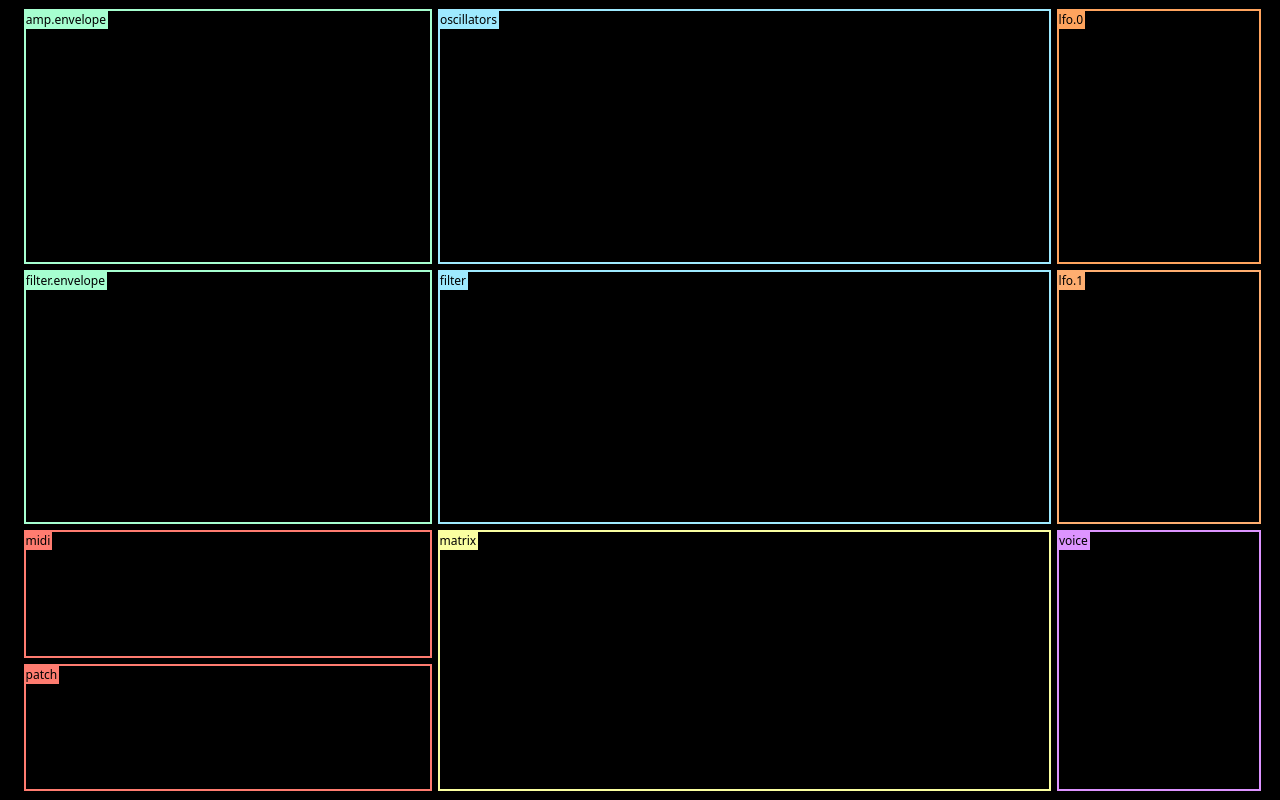
<?xml version="1.0" encoding="UTF-8"?>
<ui version="4.0">
 <class>MainWindow</class>
 <widget class="QMainWindow" name="MainWindow">
  <property name="geometry">
   <rect>
    <x>0</x>
    <y>0</y>
    <width>1280</width>
    <height>800</height>
   </rect>
  </property>
  <property name="sizePolicy">
   <sizepolicy hsizetype="Fixed" vsizetype="Fixed">
    <horstretch>0</horstretch>
    <verstretch>0</verstretch>
   </sizepolicy>
  </property>
  <property name="font">
   <font>
    <family>DIN</family>
   </font>
  </property>
  <property name="windowTitle">
   <string>MainWindow</string>
  </property>
  <property name="autoFillBackground">
   <bool>false</bool>
  </property>
  <property name="styleSheet">
   <string notr="true">background-color: rgb(0, 0, 0);</string>
  </property>
  <widget class="QWidget" name="centralwidget">
   <property name="palette">
    <palette>
     <active>
      <colorrole role="Button">
       <brush brushstyle="SolidPattern">
        <color alpha="255">
         <red>0</red>
         <green>0</green>
         <blue>0</blue>
        </color>
       </brush>
      </colorrole>
      <colorrole role="Base">
       <brush brushstyle="SolidPattern">
        <color alpha="255">
         <red>0</red>
         <green>0</green>
         <blue>0</blue>
        </color>
       </brush>
      </colorrole>
      <colorrole role="Window">
       <brush brushstyle="SolidPattern">
        <color alpha="255">
         <red>0</red>
         <green>0</green>
         <blue>0</blue>
        </color>
       </brush>
      </colorrole>
     </active>
     <inactive>
      <colorrole role="Button">
       <brush brushstyle="SolidPattern">
        <color alpha="255">
         <red>0</red>
         <green>0</green>
         <blue>0</blue>
        </color>
       </brush>
      </colorrole>
      <colorrole role="Base">
       <brush brushstyle="SolidPattern">
        <color alpha="255">
         <red>0</red>
         <green>0</green>
         <blue>0</blue>
        </color>
       </brush>
      </colorrole>
      <colorrole role="Window">
       <brush brushstyle="SolidPattern">
        <color alpha="255">
         <red>0</red>
         <green>0</green>
         <blue>0</blue>
        </color>
       </brush>
      </colorrole>
     </inactive>
     <disabled>
      <colorrole role="Button">
       <brush brushstyle="SolidPattern">
        <color alpha="255">
         <red>0</red>
         <green>0</green>
         <blue>0</blue>
        </color>
       </brush>
      </colorrole>
      <colorrole role="Base">
       <brush brushstyle="SolidPattern">
        <color alpha="255">
         <red>0</red>
         <green>0</green>
         <blue>0</blue>
        </color>
       </brush>
      </colorrole>
      <colorrole role="Window">
       <brush brushstyle="SolidPattern">
        <color alpha="255">
         <red>0</red>
         <green>0</green>
         <blue>0</blue>
        </color>
       </brush>
      </colorrole>
     </disabled>
    </palette>
   </property>
   <property name="autoFillBackground">
    <bool>false</bool>
   </property>
   <layout class="QGridLayout" name="gridLayout">
    <item row="1" column="3">
     <widget class="QGroupBox" name="groupBox_lfo1">
      <property name="sizePolicy">
       <sizepolicy hsizetype="Preferred" vsizetype="Preferred">
        <horstretch>1</horstretch>
        <verstretch>0</verstretch>
       </sizepolicy>
      </property>
      <property name="font">
       <font>
        <family>DIN</family>
       </font>
      </property>
      <property name="styleSheet">
       <string notr="true">QGroupBox {
    border: 2px solid rgb(255, 174, 112);
    border-radius: 0px;
	margin-top: 2.5ex;
}

QGroupBox::title {
    /*subcontrol-position: top left; /* position at the top center */
	color: black;
	background-color: rgb(255, 174, 112);
}</string>
      </property>
      <property name="title">
       <string>lfo.1</string>
      </property>
     </widget>
    </item>
    <item row="2" column="2" rowspan="2">
     <widget class="QGroupBox" name="groupBox_matrix">
      <property name="sizePolicy">
       <sizepolicy hsizetype="Preferred" vsizetype="Preferred">
        <horstretch>1</horstretch>
        <verstretch>1</verstretch>
       </sizepolicy>
      </property>
      <property name="font">
       <font>
        <family>DIN</family>
       </font>
      </property>
      <property name="styleSheet">
       <string notr="true">QGroupBox {
    border: 2px solid rgb(250, 255, 161);
    border-radius: 0px;
	margin-top: 2.5ex;
}

QGroupBox::title {
    /*subcontrol-position: top left; /* position at the top center */
	color: black;
	background-color: rgb(250, 255, 161);
}</string>
      </property>
      <property name="title">
       <string>matrix</string>
      </property>
     </widget>
    </item>
    <item row="1" column="1">
     <widget class="QGroupBox" name="groupBox_filtenv">
      <property name="sizePolicy">
       <sizepolicy hsizetype="Preferred" vsizetype="Preferred">
        <horstretch>2</horstretch>
        <verstretch>0</verstretch>
       </sizepolicy>
      </property>
      <property name="font">
       <font>
        <family>DIN</family>
       </font>
      </property>
      <property name="styleSheet">
       <string notr="true">QGroupBox {
    border: 2px solid rgb(166, 255, 208);
    border-radius: 0px;
	margin-top: 2.5ex;
}

QGroupBox::title {
    /*subcontrol-position: top left; /* position at the top center */
	color: black;
	background-color: rgb(166, 255, 208);
}</string>
      </property>
      <property name="title">
       <string>filter.envelope</string>
      </property>
     </widget>
    </item>
    <item row="0" column="4">
     <spacer name="horizontalSpacer_2">
      <property name="orientation">
       <enum>Qt::Horizontal</enum>
      </property>
      <property name="sizeType">
       <enum>QSizePolicy::Fixed</enum>
      </property>
      <property name="sizeHint" stdset="0">
       <size>
        <width>10</width>
        <height>20</height>
       </size>
      </property>
     </spacer>
    </item>
    <item row="0" column="0">
     <spacer name="horizontalSpacer">
      <property name="orientation">
       <enum>Qt::Horizontal</enum>
      </property>
      <property name="sizeType">
       <enum>QSizePolicy::Fixed</enum>
      </property>
      <property name="sizeHint" stdset="0">
       <size>
        <width>15</width>
        <height>20</height>
       </size>
      </property>
     </spacer>
    </item>
    <item row="0" column="1">
     <widget class="QGroupBox" name="groupBox_ampenv">
      <property name="sizePolicy">
       <sizepolicy hsizetype="Preferred" vsizetype="Preferred">
        <horstretch>1</horstretch>
        <verstretch>0</verstretch>
       </sizepolicy>
      </property>
      <property name="font">
       <font>
        <family>DIN</family>
       </font>
      </property>
      <property name="styleSheet">
       <string notr="true">QGroupBox {
    border: 2px solid rgb(166, 255, 208);
    border-radius: 0px;
	margin-top: 2.5ex;
}

QGroupBox::title {
    /*subcontrol-position: top left; /* position at the top center */
	color: black;
	background-color: rgb(166, 255, 208);
}</string>
      </property>
      <property name="title">
       <string>amp.envelope</string>
      </property>
      <property name="alignment">
       <set>Qt::AlignLeading|Qt::AlignLeft|Qt::AlignTop</set>
      </property>
      <property name="flat">
       <bool>false</bool>
      </property>
     </widget>
    </item>
    <item row="2" column="1">
     <widget class="QGroupBox" name="groupBox_midi">
      <property name="sizePolicy">
       <sizepolicy hsizetype="Preferred" vsizetype="Preferred">
        <horstretch>1</horstretch>
        <verstretch>0</verstretch>
       </sizepolicy>
      </property>
      <property name="font">
       <font>
        <family>DIN</family>
       </font>
      </property>
      <property name="styleSheet">
       <string notr="true">QGroupBox {
    border: 2px solid rgb(255, 124, 112);
    border-radius: 0px;
	margin-top: 2.5ex;
}

QGroupBox::title {
    /*subcontrol-position: top left; /* position at the top center */
	color: black;
	background-color: rgb(255, 124, 112)
;
}</string>
      </property>
      <property name="title">
       <string>midi</string>
      </property>
     </widget>
    </item>
    <item row="1" column="2">
     <widget class="QGroupBox" name="groupBox_filter">
      <property name="sizePolicy">
       <sizepolicy hsizetype="Preferred" vsizetype="Preferred">
        <horstretch>3</horstretch>
        <verstretch>2</verstretch>
       </sizepolicy>
      </property>
      <property name="font">
       <font>
        <family>DIN</family>
       </font>
      </property>
      <property name="styleSheet">
       <string notr="true">QGroupBox {
    border: 2px solid rgb(158, 234, 255);
    border-radius: 0px;
	margin-top: 2.5ex;
}

QGroupBox::title {
    /*subcontrol-position: top left; /* position at the top center */
	color: black;
	background-color: rgb(158, 234, 255);
}</string>
      </property>
      <property name="title">
       <string>filter</string>
      </property>
     </widget>
    </item>
    <item row="2" column="3" rowspan="2">
     <widget class="QGroupBox" name="groupBox_voice">
      <property name="sizePolicy">
       <sizepolicy hsizetype="Preferred" vsizetype="Preferred">
        <horstretch>1</horstretch>
        <verstretch>0</verstretch>
       </sizepolicy>
      </property>
      <property name="font">
       <font>
        <family>DIN</family>
       </font>
      </property>
      <property name="styleSheet">
       <string notr="true">QGroupBox {
    border: 2px solid rgb(221, 148, 255);
    border-radius: 0px;
	margin-top: 2.5ex;
}

QGroupBox::title {
    /*subcontrol-position: top left; /* position at the top center */
	color: black;
	background-color: rgb(221, 148, 255);
}</string>
      </property>
      <property name="title">
       <string>voice</string>
      </property>
     </widget>
    </item>
    <item row="0" column="2">
     <widget class="QGroupBox" name="groupBox_oscillators">
      <property name="sizePolicy">
       <sizepolicy hsizetype="Preferred" vsizetype="Preferred">
        <horstretch>1</horstretch>
        <verstretch>2</verstretch>
       </sizepolicy>
      </property>
      <property name="font">
       <font>
        <family>DIN</family>
       </font>
      </property>
      <property name="styleSheet">
       <string notr="true">QGroupBox {
    border: 2px solid rgb(158, 234, 255);
    border-radius: 0px;
	margin-top: 2.5ex;
}

QGroupBox::title {
    /*subcontrol-position: top left; /* position at the top center */
	color: black;
	background-color: rgb(158, 234, 255);
}</string>
      </property>
      <property name="title">
       <string>oscillators</string>
      </property>
     </widget>
    </item>
    <item row="0" column="3">
     <widget class="QGroupBox" name="groupBox_lfo0">
      <property name="sizePolicy">
       <sizepolicy hsizetype="Preferred" vsizetype="Preferred">
        <horstretch>1</horstretch>
        <verstretch>0</verstretch>
       </sizepolicy>
      </property>
      <property name="font">
       <font>
        <family>DIN</family>
       </font>
      </property>
      <property name="styleSheet">
       <string notr="true">QGroupBox {
    border: 2px solid rgb(255,164,94);
    border-radius: 0px;
	margin-top: 2.5ex;
}

QGroupBox::title {
    /*subcontrol-position: top left; /* position at the top center */
	color: black;
	background-color: rgb(255,164,94);
}</string>
      </property>
      <property name="title">
       <string>lfo.0</string>
      </property>
     </widget>
    </item>
    <item row="3" column="1">
     <widget class="QGroupBox" name="groupBox_patch">
      <property name="sizePolicy">
       <sizepolicy hsizetype="Preferred" vsizetype="Preferred">
        <horstretch>1</horstretch>
        <verstretch>0</verstretch>
       </sizepolicy>
      </property>
      <property name="font">
       <font>
        <family>DIN</family>
       </font>
      </property>
      <property name="styleSheet">
       <string notr="true">QGroupBox {
    border: 2px solid rgb(255, 124, 112);
    border-radius: 0px;
	margin-top: 2.5ex;
}

QGroupBox::title {
    /*subcontrol-position: top left; /* position at the top center */
	color: black;
	background-color: rgb(255, 124, 112)
;
}</string>
      </property>
      <property name="title">
       <string>patch</string>
      </property>
     </widget>
    </item>
   </layout>
  </widget>
 </widget>
 <resources/>
 <connections/>
</ui>
